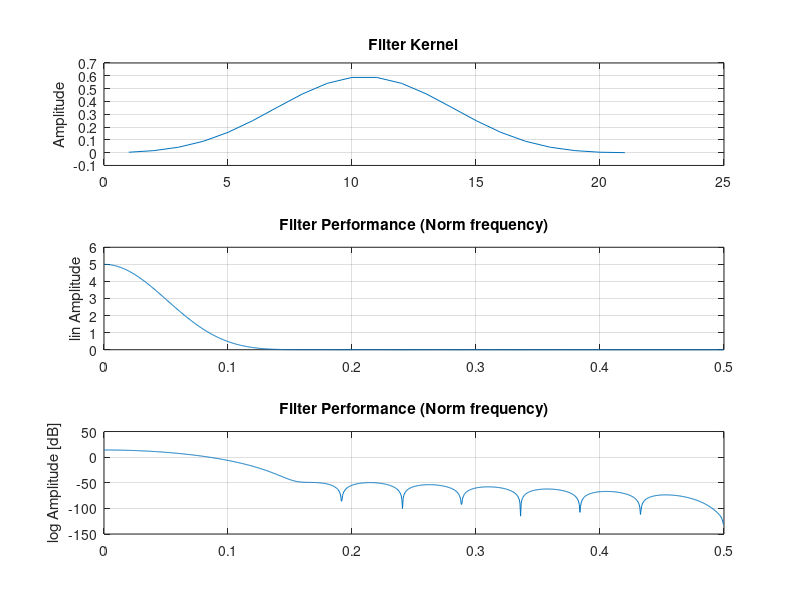

This chart was generated by the following MATLAB code:
%(c) by Daniel Pelikan 2015
%This code designs the Lowpass or a High pass filter poles
% which can be used in the vhdl code for a digital FIR filter
% sinc filter with Blackman window 

function FilterDesigner

CutOffFreq=25;%change in Hz, max 1/2 of teh sample frequency
SampleRate=1000;%Sample Rate
%Bandwidth of the filter
BW=0.2;%Change
MakeHighPass=0; %0 Low pass, 1 High Pass
FilterGain=5; % default is "1" gain can be used to compensate the negative gain during interpolation

%Length of filter Kernel
M=round(4/BW)+1;

Filter=zeros(1,M);

%Normalized cutoff frequency
FC=CutOffFreq/SampleRate

%Cut off frequency change for High pass
if(MakeHighPass==1)
	FC=0.5-FC;
endif

%Calculate the Filter Kernel
for a = 1:M
  	if ((a)-M/2==0)
  		Filter(a)=2*pi*FC;
	else
  		Filter(a)=sin(2*pi*FC*((a)-M/2))/((a)-M/2);
	endif
	%Blackman window
	Filter(a)=Filter(a)*(0.42-0.5*cos(2*pi*(a)/M)+0.08*cos(4*pi*(a)/M));
endfor




%Normalize the Filter
Sum=0;
for i = 1:M
	Sum=Sum+Filter(i);
endfor

for i = 1:M
	Filter(i)=FilterGain*Filter(i)/Sum;
endfor

%Convert filter from low pass to high pass
if(MakeHighPass==1)
%change the sign of each sample in the filter kernel
%add 1 to the filter element in the center
%Filter=-1*Filter;
%floor(M/2)
%Filter(floor(M/2))=Filter(floor(M/2))+1;

%change every sencond sign to make the filter a high pass
	for a = 1:2:M
	  	Filter(a)=-1*Filter(a);
	endfor

endif;


figure(1);

subplot(3,1,1);
plot(1:M,Filter);
grid on;
title ("Filter Kernel");
%xlabel ("Samples");
ylabel ("Amplitude");
subplot(3,1,2);
FFTSize=2048;
myFFT2=fft(Filter,FFTSize);

Real=myFFT2(1:FFTSize/2);
plot(0:0.5/(FFTSize/2):0.5-0.5/(FFTSize/2),abs(Real));
grid on;
title ("Filter Performance (Norm frequency)");
%xlabel ("Samples");
ylabel ("lin Amplitude");

subplot(3,1,3);
plot(0:0.5/(FFTSize/2):0.5-0.5/(FFTSize/2),20*log10(abs(Real)));
grid on;
title ("Filter Performance (Norm frequency)");
%xlabel ("Samples");
ylabel ("log Amplitude [dB]");
saveas (1, "FilterDesigner_Filter.png");



%Print the Filter Kernel List as VHDL
%0     =>to_sfixed (3.125, g_fixInt-1,-1*g_fixDec)

for i = 1:M
	printf ("%d	=>to_sfixed (%f, g_fixInt-1,-1*g_fixDec),\n",i-1,Filter(i));
endfor


return;
%------------------------------------------------------------------------------------

%%Test the filter
Size=10000;
x=0:Size;
A=sin(2*pi*1*x/SampleRate);
for i=2:50
	A=A+sin(2*pi*i*x/SampleRate);
endfor

figure(2);
subplot(2,1,1);
FFT_SIGNAL=fft(A,FFTSize);
plot(0:0.5/(FFTSize/2):0.5-0.5/(FFTSize/2),abs(FFT_SIGNAL(1:FFTSize/2)));


B=0;
%Convolution with output side algorithm
for j = M:Size
	B(j)=0;
	for i=1:M
		B(j)=B(j)+A(j-i+1)*Filter(i);
	endfor
endfor

subplot(2,1,2);
FFT_SIG_Filtered=fft(B,FFTSize);
plot(0:0.5/(FFTSize/2):0.5-0.5/(FFTSize/2),abs(FFT_SIG_Filtered(1:FFTSize/2)));
saveas (1, "FilterDesigner_FilteredOutputSideAlgo.png");

%Convolution with input side algorithm
for j = 1:Size+length(Filter);
	C(j)=0;
endfor

for j = 1:Size
	for i=0:M-1
		C(j+i)=C(j+i)+A(j)*Filter(i+1);
	endfor
endfor

%Remove the first 31 samples sicne they are not compleatly filtered
D=C(length(Filter)+1:Size+length(Filter));

figure(3);
FFT_D_Filtered=fft(D,FFTSize);
plot(0:0.5/(FFTSize/2):0.5-0.5/(FFTSize/2),abs(FFT_D_Filtered(1:FFTSize/2)));
saveas (1, "FilterDesigner_FilteredInputSideAlgo.png");

length(A)
length(B)
length(C)
length(D)

endfunction
